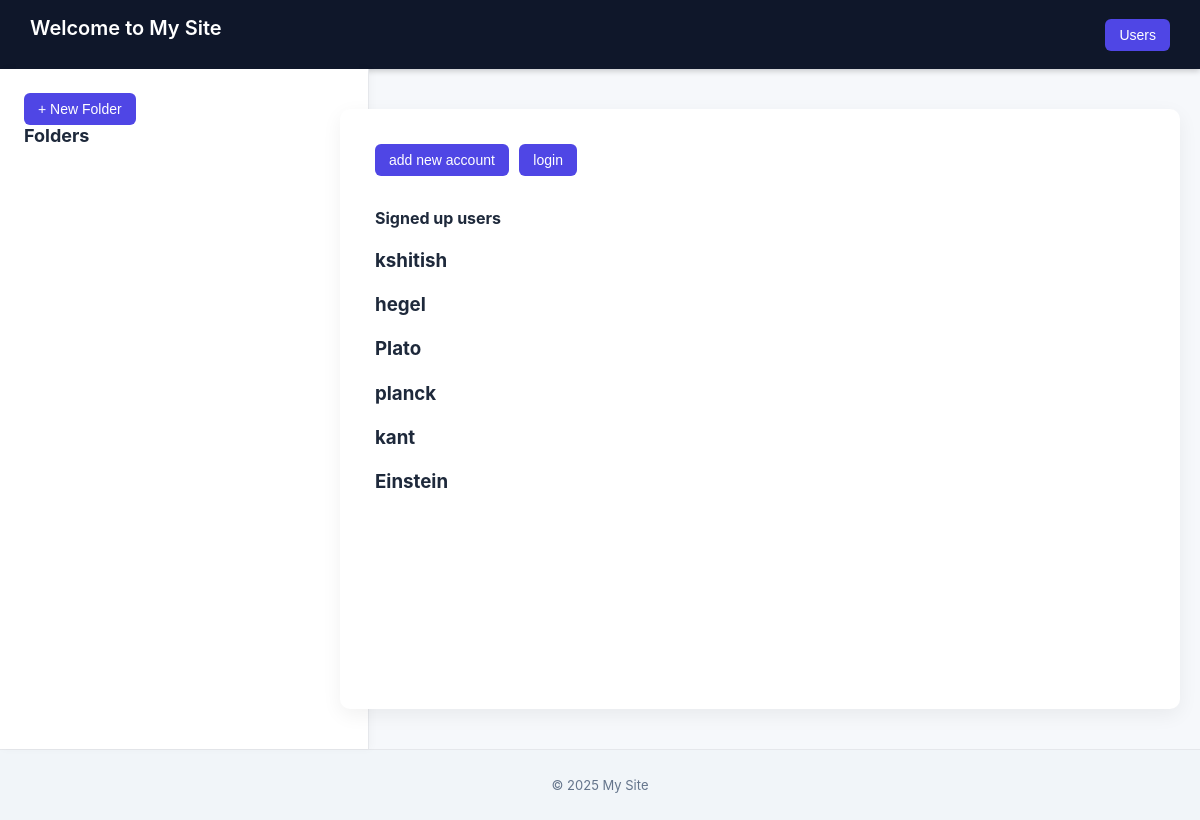
The page /users/user_list/ on the database its author committed.
### users/models.py (models this page shows, shortened)
class Users(AbstractUser):
    username = models.CharField(max_length=50, unique=True)
    email = models.EmailField(max_length=100, unique=True)
    bio = models.TextField(max_length=500, blank=True)

### users/views.py (the view)
# urls.py: path("user_list/", users_list, name="user_list"),
def users_list(request):
    users = Users.objects.all()
    return render(request, 'users.html', {'users': users})

### templates/users.html (shortened to what this page needs)
{% extends "base.html" %}
{% load static %}
{%block content%}
<button><a href="{% url 'signup' %}">add new account</a></button>
<button><a href="{% url 'login' %}">login</a></button>
<h4>Signed up users</h4>
{% for user in users %}
<h3>{{ user.username }}</h3>
{% endfor %}
{% endblock %}

### static/css/base.css (style rules this page uses)
body { margin:0; font-family: -apple-system, BlinkMacSystemFont, "Segoe UI", Roboto, Arial, sans-serif; background:#f6f8fb; color:#1e293b; }
h1,h2,h3 { margin-top:0; }
a { text-decoration:none; color:#4f46e5; }
button { background:#4f46e5; border:none; color:white; padding:8px 14px; border-radius:6px; font-size:14px; cursor:pointer; transition:all .15s ease; }
.content button { margin-right:6px; margin-bottom:10px; }
button a { color: white; text-decoration: none; display: block; }
.content section > * { max-width: 100%; }

### rows shown on the page
Users: username "kshitish"
Users: username "hegel"
Users: username "Plato"
Users: username "planck"
Users: username "kant"
Users: username "Einstein"
